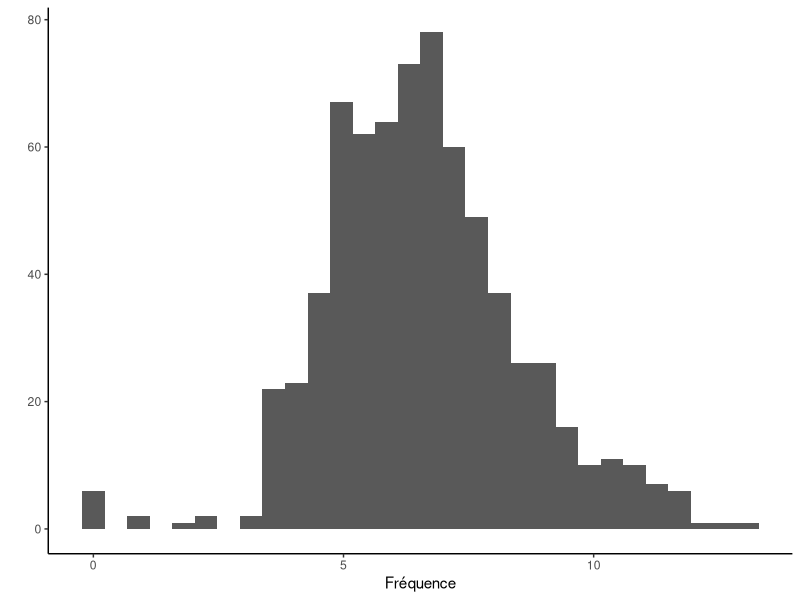
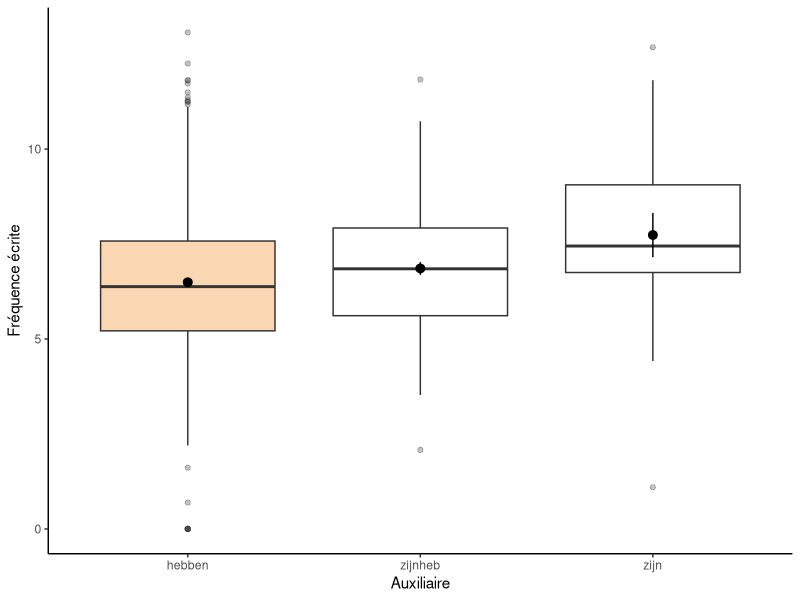

Source code (R) for these figures, in order:
## ---- chunk 1
#| message: false
#| warning: false
#| echo: true
library(tidyverse)
aux <- read_csv("../../donnees/auxiliaires.csv")
## ---- chunk 2
#| message: false
#| warning: false
#| echo: true
#| fig-align: center
#| fig-width: 4
#| fig-height: 2
#| out.width: "70%"
ggplot(data = aux, aes(x = WrittenFrequency)) +
  geom_histogram() +
  theme_classic() + 
  labs(x = "Fréquence", y = "")
## ---- chunk 3
#| message: false
#| warning: false
#| echo: true
#| fig-align: center
#| fig-width: 5
#| fig-height: 3
#| out.width: "70%"
ggplot(data = aux, 
       aes(x = Auxiliary |> fct_reorder(WrittenFrequency), 
           y = WrittenFrequency)) + 
  # geom_jitter(alpha = 0.1) + 
  geom_boxplot(aes(fill = Auxiliary), alpha = 0.3) +
  stat_summary(color = "black") + 
  theme_classic() +
  theme(
    legend.position = "none"
  ) +
  labs(
    x = "Auxiliaire",
    y = "Fréquence écrite"
  ) +
  scale_fill_manual(
    values = c("darkorange2", "white", "white")
  )

